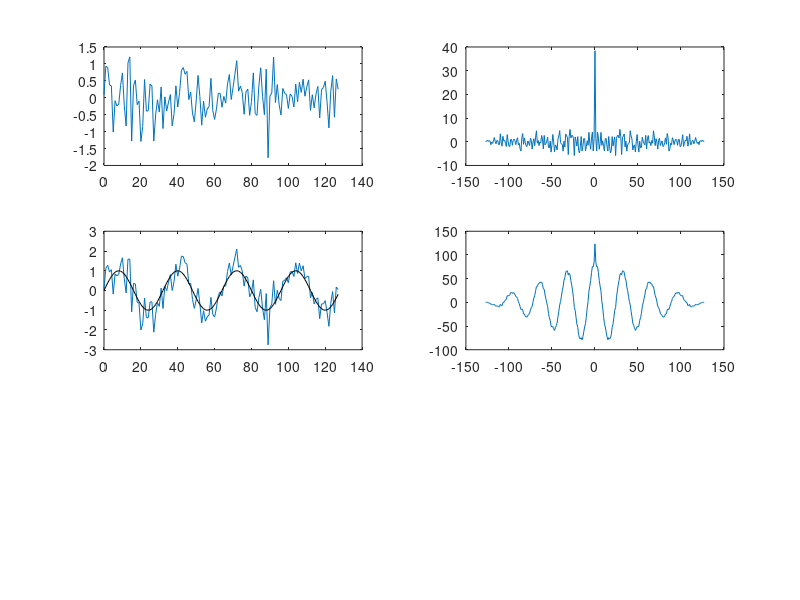

Write MATLAB code to recreate this figure. (Note: this script raises an error after producing the figure.)
%sig01e06.m : Autocorrelation of a noise-contaminated periodic signal
N=128; W=pi/16; nn=0:N-1;
s= sin(W*nn); w= 0.5*randn(1,N); x=s+w;
subplot(321), plot(nn,w)
[phi_w,mlag]=xcorr(w,w); % Autocorrelation of the noise
subplot(322), plot(mlag,phi_w)
subplot(323), plot(nn,x, nn,s,'k')
[phi_x,mlag]=xcorr(x,x); % Autocorrelation of the corrupted signal
subplot(324), plot(mlag,phi_x)
[phi_x_coef,mlag]=xcorr(x,x,'coef'); % Correlation coefficient
subplot(325), plot(mlag,phi_x_coef)
[phi_x_biased,mlag]=xcorr(x,x,'biased'); % Biased autocorrelation
hold on, plot(mlag,phi_x_biased,'r:')
[phi_x_unbiased,mlag]=xcorr(x,x,'unbiased'); % Unbiased autocorrelation
subplot(326), plot(mlag,phi_x_unbiased),axis([mlag([1 end]) -1 1])